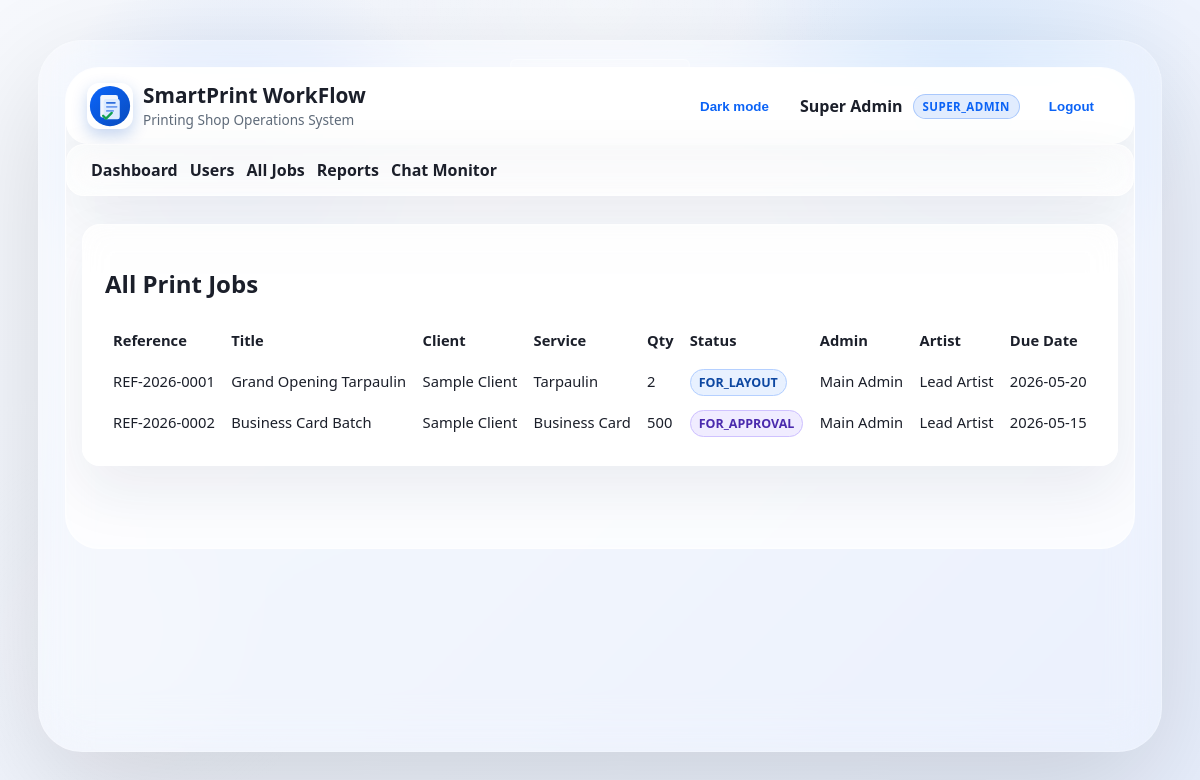
The page /pages/super_admin/jobs.php (signed in) on the database its author committed.
### tables this page shows
CREATE TABLE print_jobs (
    id INT AUTO_INCREMENT PRIMARY KEY,
    reference_number VARCHAR(20) NOT NULL UNIQUE,
    client_id INT NOT NULL,
    assigned_admin_id INT NULL,
    assigned_artist_id INT NULL,
    title VARCHAR(150) NOT NULL,
    description TEXT NULL,
    service_type_id INT UNSIGNED NOT NULL,
    total_amount DECIMAL(10,2) NOT NULL DEFAULT 0.00,
    quantity INT NOT NULL,
    due_date DATE NOT NULL,
    status_id TINYINT UNSIGNED NOT NULL,
    created_at TIMESTAMP DEFAULT CURRENT_TIMESTAMP,
    updated_at TIMESTAMP DEFAULT CURRENT_TIMESTAMP ON UPDATE CURRENT_TIMESTAMP,
    CONSTRAINT fk_jobs_client FOREIGN KEY (client_id) REFERENCES users(id),
    CONSTRAINT fk_jobs_admin FOREIGN KEY (assigned_admin_id) REFERENCES users(id),
    CONSTRAINT fk_jobs_artist FOREIGN KEY (assigned_artist_id) REFERENCES users(id),
    CONSTRAINT fk_jobs_service_type FOREIGN KEY (service_type_id) REFERENCES service_types(id),
    CONSTRAINT fk_jobs_status FOREIGN KEY (status_id) REFERENCES job_statuses(id),
    INDEX idx_jobs_client_id (client_id),
    INDEX idx_jobs_admin_id (assigned_admin_id),
    INDEX idx_jobs_artist_id (assigned_artist_id),
    INDEX idx_jobs_service_type_id (service_type_id),
    INDEX idx_jobs_status_id (status_id)
);

CREATE TABLE users (
    id INT AUTO_INCREMENT PRIMARY KEY,
    full_name VARCHAR(120) NOT NULL,
    email VARCHAR(120) NOT NULL UNIQUE,
    password_hash VARCHAR(255) NOT NULL,
    role_id TINYINT UNSIGNED NOT NULL,
    is_active TINYINT(1) NOT NULL DEFAULT 1,
    created_at TIMESTAMP DEFAULT CURRENT_TIMESTAMP,
    CONSTRAINT fk_users_role FOREIGN KEY (role_id) REFERENCES roles(id),
    INDEX idx_users_role_id (role_id)
);

CREATE TABLE service_types (
    id INT UNSIGNED AUTO_INCREMENT PRIMARY KEY,
    name VARCHAR(100) NOT NULL UNIQUE,
    is_active TINYINT(1) NOT NULL DEFAULT 1
);

CREATE TABLE job_statuses (
    id TINYINT UNSIGNED AUTO_INCREMENT PRIMARY KEY,
    code VARCHAR(30) NOT NULL UNIQUE,
    label VARCHAR(60) NOT NULL
);

### includes/bootstrap.php (called while the page is built, shortened)
<?php
function e(string $value): string
{
    return htmlspecialchars($value, ENT_QUOTES, 'UTF-8');
}

### pages/super_admin/jobs.php (the view, shortened to what this page needs)
<?php
require_once __DIR__ . '/../../includes/bootstrap.php';
$sql = "SELECT j.id, j.reference_number, j.title, st.name AS service_type, j.quantity, js.code AS status, j.due_date,
               c.full_name AS client_name,
               a.full_name AS admin_name,
               g.full_name AS artist_name
        FROM print_jobs j
        INNER JOIN service_types st ON st.id = j.service_type_id
        INNER JOIN job_statuses js ON js.id = j.status_id
        LEFT JOIN users c ON c.id = j.client_id
        LEFT JOIN users a ON a.id = j.assigned_admin_id
        LEFT JOIN users g ON g.id = j.assigned_artist_id
        ORDER BY j.created_at DESC";
$jobs = $pdo->query($sql)->fetchAll();
require_once __DIR__ . '/../../includes/header.php';
?>
<section class="card">
    <h2>All Print Jobs</h2>
    <div class="table-wrap">
        <table>
            <thead>
                <tr><th>Reference</th><th>Title</th><th>Client</th><th>Service</th><th>Qty</th><th>Status</th><th>Admin</th><th>Artist</th><th>Due Date</th></tr>
            </thead>
            <tbody>
                <?php foreach ($jobs as $job): ?>
                    <tr>
                        <td><?= e($job['reference_number']) ?></td>
                        <td><?= e($job['title']) ?></td>
                        <td><?= e($job['client_name'] ?? '-') ?></td>
                        <td><?= e($job['service_type']) ?></td>
                        <td><?= (int) $job['quantity'] ?></td>
                        <td><span class="status status-<?= e($job['status']) ?>"><?= e(strtoupper($job['status'])) ?></span></td>
                        <td><?= e($job['admin_name'] ?? '-') ?></td>
                        <td><?= e($job['artist_name'] ?? '-') ?></td>
                        <td><?= e($job['due_date']) ?></td>
                    </tr>
                <?php endforeach; ?>
            </tbody>
        </table>
    </div>
</section>
<?php require_once __DIR__ . '/../../includes/footer.php'; ?>

### assets/css/styles.css (style rules this page uses)
:root { --bg: #f1f6ff; --surface: rgba(255, 255, 255, 0.72); --surface-strong: rgba(255, 255, 255, 0.88); --ink: #1b1f2a; --muted: #5f6b7a; --primary: #0b63f6; --primary-dark: #0849b7; --border: rgba(255, 255, 255, 0.55); --ok: #1b8f3d; --error: #b42318; --shadow: 0 24px 60px rgba(20, 36, 75, 0.08); }
* { box-sizing: border-box; }
body { margin: 0; min-height: 100vh; font-family: "Segoe UI", Tahoma, Geneva, Verdana, sans-serif; background: radial-gradient(circle at 20% 20%, rgba(11, 99, 246, 0.12), transparent 18%), radial-gradient(circle at 80% 12%, rgba(78, 167, 255, 0.16), transparent 20%), linear-gradient(135deg, #f7f9fd 0%, #e8effd 100%); color: var(--ink); }
body::before { content: ""; position: fixed; inset: 0; background: radial-gradient(circle at 50% 0%, rgba(255, 255, 255, 0.35), transparent 24%), radial-gradient(circle at 10% 80%, rgba(255, 255, 255, 0.18), transparent 16%); pointer-events: none; }
.card { background: var(--surface); border: 1px solid var(--border); border-radius: 18px; padding: 22px; margin-bottom: 22px; box-shadow: var(--shadow); backdrop-filter: blur(14px); }
.table-wrap { overflow-x: auto; }
table { width: 100%; border-collapse: collapse; }
th, td { border-bottom: 1px solid var(--border); text-align: left; padding: 10px 8px; font-size: 0.92rem; }
.status { font-size: 0.78rem; padding: 4px 8px; border-radius: 999px; border: 1px solid transparent; font-weight: 700; }
.status-for_layout { background: #e8f1ff; color: #0d47a1; border-color: #b5d0ff; }
.status-for_approval { background: #f0ecff; color: #4a2aad; border-color: #cfc2ff; }

### rows shown on the page
print_jobs: reference_number "REF-2026-0001", title "Grand Opening Tarpaulin", client.full_name "Sample Client", service_type.name "Tarpaulin", quantity "2", status.code "FOR_LAYOUT", assigned_admin.full_name "Main Admin", assigned_artist.full_name "Lead Artist", due_date "2026-05-20"
print_jobs: reference_number "REF-2026-0002", title "Business Card Batch", client.full_name "Sample Client", service_type.name "Business Card", quantity "500", status.code "FOR_APPROVAL", assigned_admin.full_name "Main Admin", assigned_artist.full_name "Lead Artist", due_date "2026-05-15"

### other values the page prints
$user['full_name'] "Super Admin"
$user['role'] "SUPER_ADMIN"
